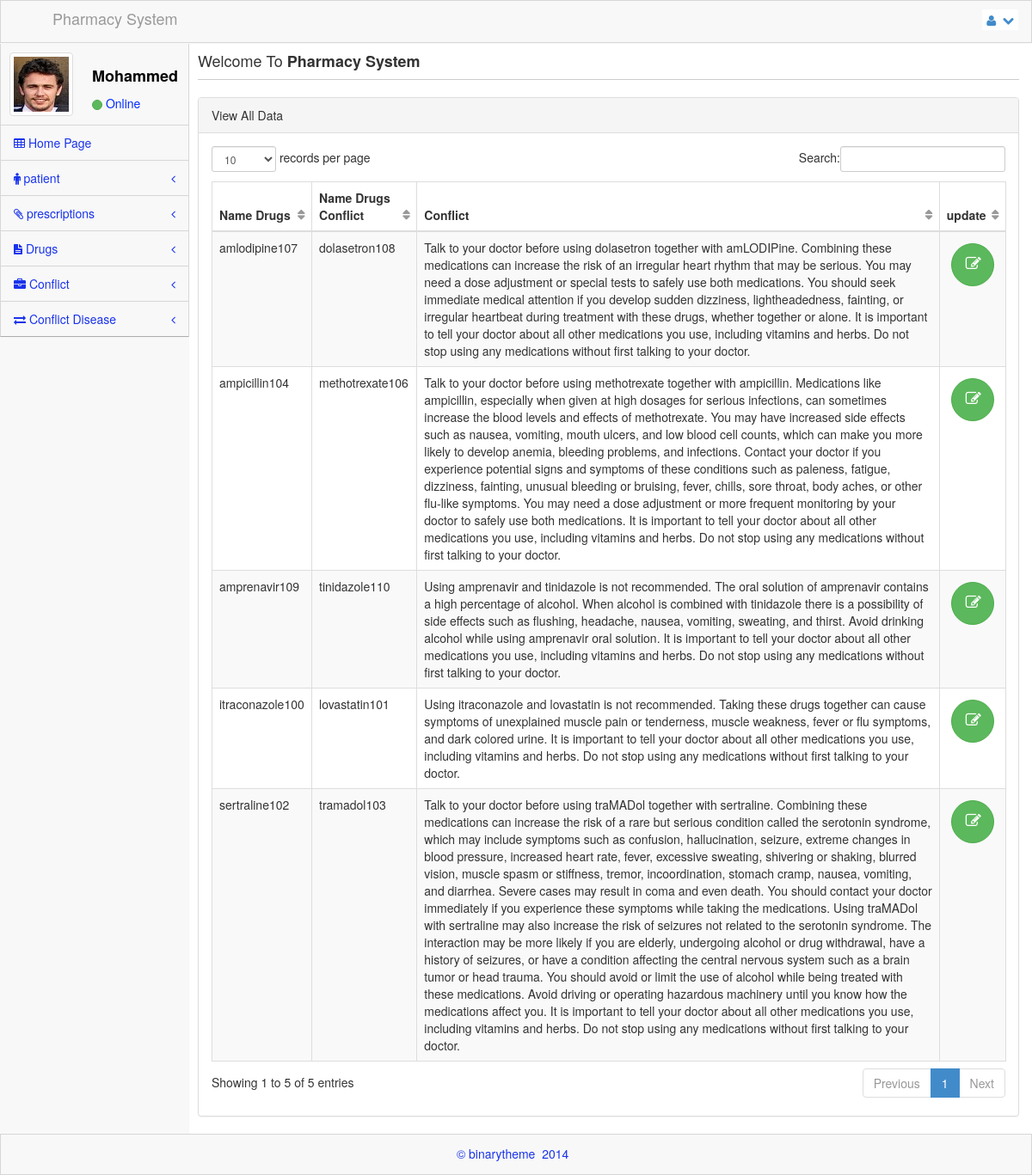
Page /index.php?page=view_conflict_update on the committed database.
### tables this page shows
CREATE TABLE IF NOT EXISTS `Conflict` (
  `Id_Drugs` int(100) NOT NULL,
  `Id_Drugs_conflict` int(100) NOT NULL,
  `Conflict` text NOT NULL
);

CREATE TABLE IF NOT EXISTS `Drugs` (
  `ID_Drugs` int(100) NOT NULL,
  `Name_Deugs` text NOT NULL,
  `Dosage_Taype` text NOT NULL,
  `Dosage_Form` text NOT NULL,
  `Product_Date` date NOT NULL,
  `Expire_Date` date NOT NULL,
  `Id_Supplier` int(100) NOT NULL,
  `Quantity` int(100) NOT NULL
);

### inc/database.php (called while the page is built, shortened)
<?php
class db
{
private $tabel;
public function __construct($name_tabel)
{
  $this->tabel=$name_tabel;
}
function show()
{
        include("./inc/include.php");
        $sql="select * from $this->tabel";
        $result=  mysqli_query($link, $sql);
        $num=  mysqli_num_rows($result);
        if($num>=1)
        {
        for($i=0;$i<$num;$i++)
        {
         $data[$i]=mysqli_fetch_array($result);
        }
        return $data;
        }
         else {
            return FALSE;
               }
 }
 function showby($column,$value)
{
        include("./inc/include.php");
        $sql="select * from $this->tabel where ";
        $sql.="`".$column."`"."='$value'";
        $result=  mysqli_query($link, $sql);
        $num=  mysqli_num_rows($result);
        if($num>=1)
        {
        for($i=0;$i<$num;$i++)
        {
         $data[$i]=mysqli_fetch_array($result);
        }
        return $data;
        }
         else {
            return FALSE;
               }
 }
}

### Conflict/view_conflict_update.php (the view, shortened to what this page needs)
<body >
            <div class="kkk">
                <div class="row">
                <div class="col-lg-12">
                    <div class="panel panel-default">
                        <div class="panel-heading">
                            View All Data
                        </div>
                        <div class="panel-body">
                            <div class="table-responsive">
                                <table class="table table-striped table-bordered table-hover" id="dataTables-example">
                                     <thead>
                                        <tr>
                                            <th>Name Drugs</th>
                                            <th>Name Drugs Conflict</th>
                                            <th>Conflict</th>
                                            <th>update</th>
                                        </tr>
                                    </thead>
                                   <tbody>
                                          <?php
                                        include './inc/database.php';
                                        $db=new db("Conflict");
                                        $show=$db->show();
                                        if(count($show)>=1)
                                        {
                                            $drugs_name=new db('Drugs');
                                            $drugs_name_conflict=new db('Drugs');
                                        for($i=0;$i<count($show);$i++)
                                          {
                                             $d=$drugs_name->showby('ID_Drugs', $show[$i]['Id_Drugs']);
                                             $d1=$drugs_name_conflict->showby('ID_Drugs', $show[$i]['Id_Drugs_conflict']);
                                            echo'<tr class="odd gradeX">';
                                            echo'<td>'.$d[0]['Name_Deugs'].$show[$i]['Id_Drugs'].'</td>';
                                            echo'<td>'.$d1[0]['Name_Deugs']. $show[$i]['Id_Drugs_conflict'].'</td>';
                                            echo'<td>'.$show[$i]['Conflict'].'</td>';
                                            echo'<td><a href="index.php?page=update_conflict&id_Drugs='.$show[$i]['Id_Drugs'].'&Id_Drugs_conflict='.$show[$i]['Id_Drugs_conflict'].'" class="btn btn-default btn-circle btn-lg btn-success"><i class="icon-edit"></i></a></td>';
                                        }}
                                      echo'  </tr>';
                                        ?>
                                    </tbody>
                                </table>
                            </div>
                        </div>
                    </div>
                </div>
            </div>
                </div>
</body>

### assets/css/main.css (style rules this page uses)
@media (min-width: 768px) { html, body { height: 100%; } }
body.padTop53 { padding-top: 75px; overflow: visible; }
@media (min-width: 802px) { body.padTop53 { padding-top: 51px; } }
.inner .row { margin-right: -15px; margin-left: -15px; }
.btn-circle { width: 40px; height: 40px; padding: 8px 10px; border-radius: 500px; }
.btn-circle.btn-lg { width: 60px; height: 60px; padding: 14px 16px; }

### assets/css/MoneAdmin.css (style rules this page uses)
body { background-color: #f8f8f8; }
table.dataTable thead .sorting, table.dataTable thead .sorting_asc:after, table.dataTable thead .sorting_desc, table.dataTable thead .sorting_asc_disabled, table.dataTable thead .sorting_desc_disabled { background: transparent; }
table.dataTable thead .sorting_asc:after { content: "\f0de"; float: right; font-family: fontawesome; }
table.dataTable thead .sorting:after { content: "\f0dc"; float: right; font-family: fontawesome; color: rgba(50,50,50,.5); }
.btn-circle { width: 30px; height: 30px; padding: 6px 0; border-radius: 15px; text-align: center; font-size: 12px; line-height: 1.428571429; }
.btn-circle.btn-lg { width: 50px; height: 50px; padding: 10px 16px; border-radius: 25px; font-size: 18px; line-height: 1.33; }

### rows in the picture
conflict: Id_Drugs.Name_Deugs "itraconazole", Id_Drugs "100", drugs.Name_Deugs "lovastatin", Id_Drugs_conflict "101", Conflict "Using itraconazole and lovastatin is not recommended. Taking these drugs together can cause symptoms of unexplained muscle pain or tenderness, muscle weakness, fever or flu symptoms, and dark colored urine. It is important to tell your doctor about all other medications you use, including vitamins and herbs. Do not stop using any medications without first talking to your doctor."
conflict: Id_Drugs.Name_Deugs "sertraline", Id_Drugs "102", drugs.Name_Deugs "tramadol", Id_Drugs_conflict "103", Conflict "Talk to your doctor before using traMADol together with sertraline. Combining these medications can increase the risk of a rare but serious condition called the serotonin syndrome, which may include symptoms such as confusion, hallucination, seizure, extreme changes in blood pressure, increased heart rate, fever, excessive sweating, shivering or shaking, blurred vision, muscle spasm or stiffness, tremor, incoordination, stomach cramp, nausea, vomiting, and diarrhea. Severe cases may result in coma and even death. You should contact your doctor immediately if you experience these symptoms while taking the medications. Using traMADol with sertraline may also increase the risk of seizures not…"
conflict: Id_Drugs.Name_Deugs "ampicillin", Id_Drugs "104", drugs.Name_Deugs "methotrexate", Id_Drugs_conflict "106", Conflict "Talk to your doctor before using methotrexate together with ampicillin. Medications like ampicillin, especially when given at high dosages for serious infections, can sometimes increase the blood levels and effects of methotrexate. You may have increased side effects such as nausea, vomiting, mouth ulcers, and low blood cell counts, which can make you more likely to develop anemia, bleeding problems, and infections. Contact your doctor if you experience potential signs and symptoms of these conditions such as paleness, fatigue, dizziness, fainting, unusual bleeding or bruising, fever, chills, sore throat, body aches, or other flu-like symptoms. You may need a dose adjustment or more…"
conflict: Id_Drugs.Name_Deugs "amlodipine", Id_Drugs "107", drugs.Name_Deugs "dolasetron", Id_Drugs_conflict "108", Conflict "Talk to your doctor before using dolasetron together with amLODIPine. Combining these medications can increase the risk of an irregular heart rhythm that may be serious. You may need a dose adjustment or special tests to safely use both medications. You should seek immediate medical attention if you develop sudden dizziness, lightheadedness, fainting, or irregular heartbeat during treatment with these drugs, whether together or alone. It is important to tell your doctor about all other medications you use, including vitamins and herbs. Do not stop using any medications without first talking to your doctor."
conflict: Id_Drugs.Name_Deugs "amprenavir", Id_Drugs "109", drugs.Name_Deugs "tinidazole", Id_Drugs_conflict "110", Conflict "Using amprenavir and tinidazole is not recommended. The oral solution of amprenavir contains a high percentage of alcohol. When alcohol is combined with tinidazole there is a possibility of side effects such as flushing, headache, nausea, vomiting, sweating, and thirst. Avoid drinking alcohol while using amprenavir oral solution. It is important to tell your doctor about all other medications you use, including vitamins and herbs. Do not stop using any medications without first talking to your doctor."
